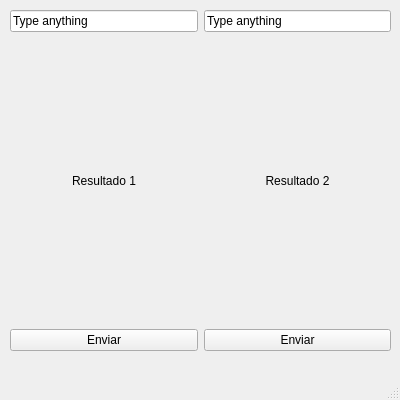
<?xml version="1.0" encoding="UTF-8"?>
<ui version="4.0">
 <class>MainWindow</class>
 <widget class="QMainWindow" name="MainWindow">
  <property name="geometry">
   <rect>
    <x>0</x>
    <y>0</y>
    <width>400</width>
    <height>400</height>
   </rect>
  </property>
  <property name="sizePolicy">
   <sizepolicy hsizetype="Preferred" vsizetype="Preferred">
    <horstretch>0</horstretch>
    <verstretch>0</verstretch>
   </sizepolicy>
  </property>
  <property name="maximumSize">
   <size>
    <width>800</width>
    <height>800</height>
   </size>
  </property>
  <property name="windowTitle">
   <string>MainWindow</string>
  </property>
  <widget class="QWidget" name="centralwidget">
   <widget class="QWidget" name="gridLayoutWidget">
    <property name="geometry">
     <rect>
      <x>10</x>
      <y>10</y>
      <width>381</width>
      <height>341</height>
     </rect>
    </property>
    <layout class="QGridLayout" name="gridLayout">
     <item row="1" column="1">
      <widget class="QLabel" name="label_2">
       <property name="text">
        <string>Resultado 2</string>
       </property>
       <property name="alignment">
        <set>Qt::AlignCenter</set>
       </property>
      </widget>
     </item>
     <item row="1" column="0">
      <widget class="QLabel" name="label">
       <property name="text">
        <string>Resultado 1</string>
       </property>
       <property name="alignment">
        <set>Qt::AlignCenter</set>
       </property>
      </widget>
     </item>
     <item row="2" column="1">
      <widget class="QPushButton" name="pushButton_2">
       <property name="text">
        <string>Enviar</string>
       </property>
      </widget>
     </item>
     <item row="2" column="0">
      <widget class="QPushButton" name="pushButton">
       <property name="text">
        <string>Enviar</string>
       </property>
      </widget>
     </item>
     <item row="0" column="0">
      <widget class="QLineEdit" name="lineEdit">
       <property name="text">
        <string>Type anything</string>
       </property>
      </widget>
     </item>
     <item row="0" column="1">
      <widget class="QLineEdit" name="lineEdit_2">
       <property name="text">
        <string>Type anything</string>
       </property>
      </widget>
     </item>
    </layout>
   </widget>
  </widget>
  <widget class="QMenuBar" name="menubar">
   <property name="geometry">
    <rect>
     <x>0</x>
     <y>0</y>
     <width>400</width>
     <height>22</height>
    </rect>
   </property>
  </widget>
  <widget class="QStatusBar" name="statusbar"/>
 </widget>
 <resources/>
 <connections/>
</ui>
